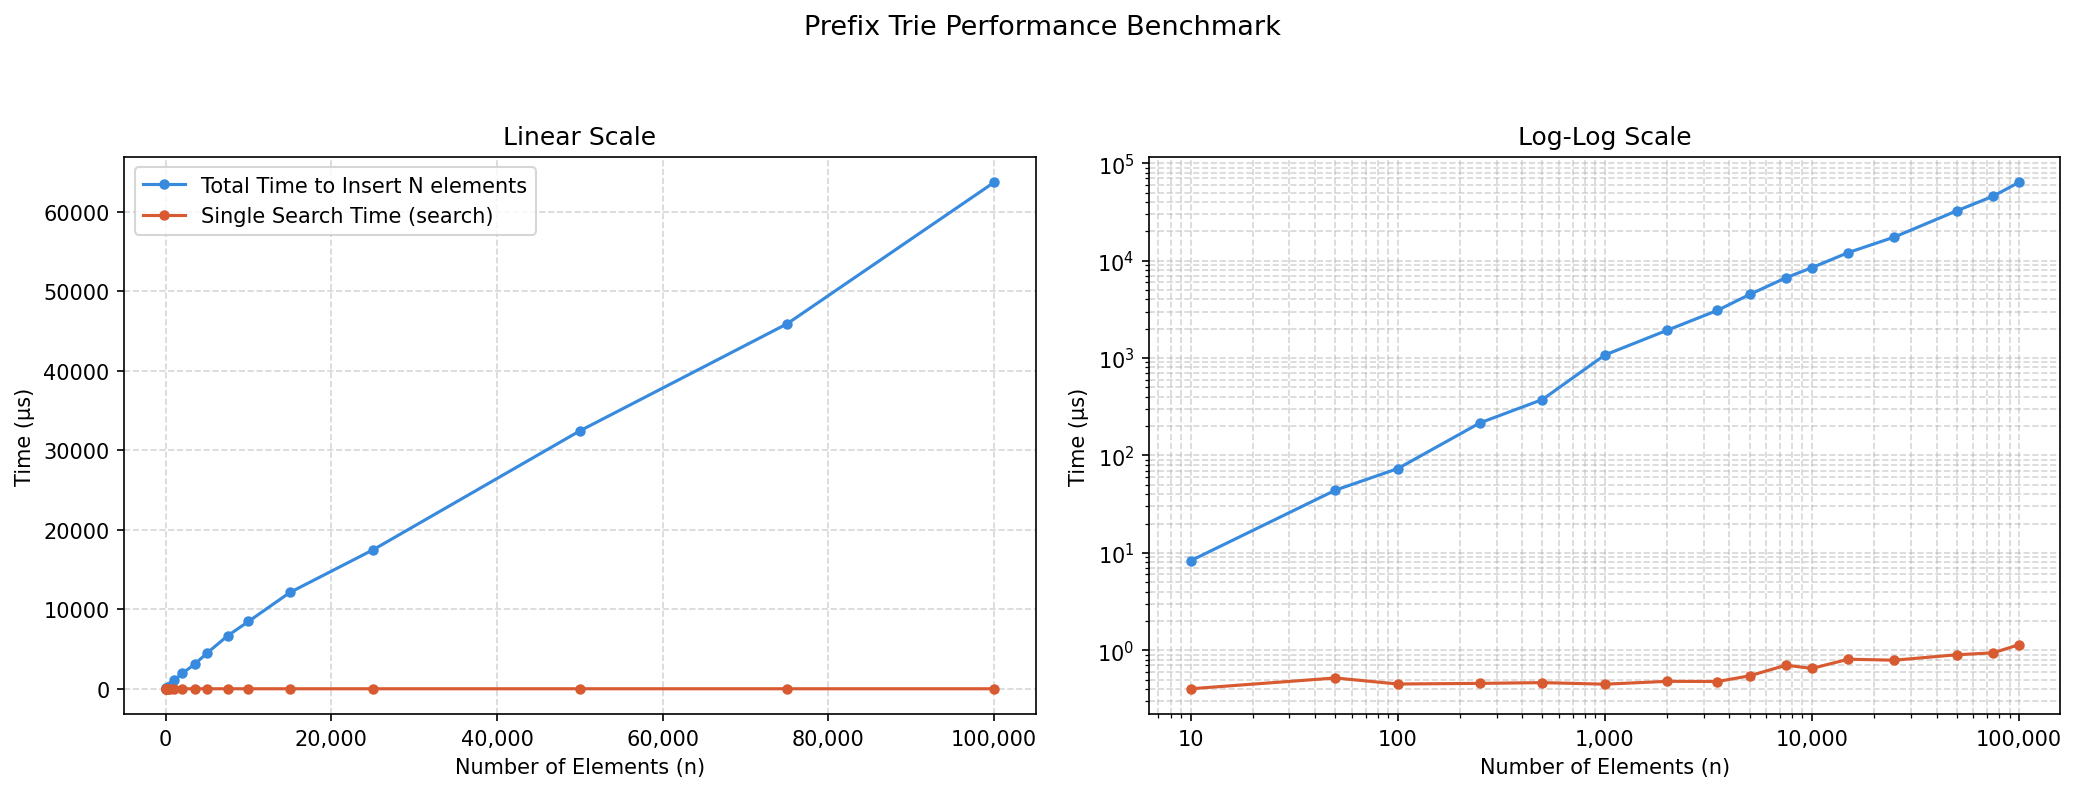

Write Python code to recreate this figure.
"""
benchmark_pt.py
Measures real execution time of prefix trie operations,
specifically the insert() and search() methods for maintaining sorted leaderboards.
in server.py across increasing account-table sizes (up to 100,000).

HOW TO RUN
----------
    pip install matplotlib
    python benchmark_pt.py          # from Arcade/data_structures

Saves benchmark_pt.png next to this file.
"""

import time
import random
from pathlib import Path

import matplotlib
matplotlib.use("Agg")
import matplotlib.pyplot as plt
import matplotlib.ticker as ticker

from prefix_trie import PrefixTrie
from dynamic_array import ArrayList
from hash_table import HashTable

# ---------------------------------------------------------------------------
# Benchmark Logic
# ---------------------------------------------------------------------------

SIZES = ArrayList(initial_capacity=16)
SIZES.extend([10, 50, 100, 250, 500, 1000, 2000, 3500, 5000, 7500, 10000, 15000, 25000, 50000, 75000, 100000])
RUNS = 20

results = HashTable()
results.put("insert", [])
results.put("search", [])

print("Starting benchmark...")
for n in SIZES:
    t_insert = 0
    t_search = 0 

    for _ in range(RUNS):
        trie = PrefixTrie()
        data = [str(random.randint(0, 100000)) for _ in range(n)]

        # Measure Insert
        start = time.perf_counter()
        for val in data:
            trie.insert(val)
        t_insert += (time.perf_counter() - start)

        # Measure Search (random value from inserted data)
        search_val = random.choice(data)
        start = time.perf_counter()
        trie.search(search_val)
        t_search += (time.perf_counter() - start)

    # Convert to microseconds (µs) and average
    results["insert"].append((t_insert / RUNS) * 1_000_000)
    results["search"].append((t_search / RUNS) * 1_000_000)
    print(f"Size {n:6,} processed.")

# ---------------------------------------------------------------------------
# Plot
# ---------------------------------------------------------------------------

COLORS = {"insert": "#378ADD", "search": "#D85A30"}
LABELS = {"insert": "Total Time to Insert N elements", "search": "Single Search Time (search)"}

fig, axes = plt.subplots(1, 2, figsize=(14, 5))
fig.suptitle("Prefix Trie Performance Benchmark", fontsize=13, fontweight="500", y=1.05)

for key in ("insert", "search"):
    times = results[key]
    for ax in axes:
        ax.plot(SIZES, times, color=COLORS[key], label=LABELS[key], marker="o", markersize=4)

for ax, (xlog, ylog), title in zip(axes, [(False, False), (True, True)], ["Linear Scale", "Log-Log Scale"]):
    ax.set_title(title)
    ax.set_xlabel("Number of Elements (n)")
    ax.set_ylabel("Time (µs)")
    if xlog: ax.set_xscale("log")
    if ylog: ax.set_yscale("log")
    ax.grid(True, which="both", linestyle="--", alpha=0.5)
    ax.xaxis.set_major_formatter(ticker.FuncFormatter(lambda v, _: f"{int(v):,}"))

axes[0].legend()
fig.tight_layout()

out = Path(__file__).parent / "benchmark_pt.png"
fig.savefig(out, dpi=150, bbox_inches="tight")
print(f"\nChart saved → {out.resolve()}")
